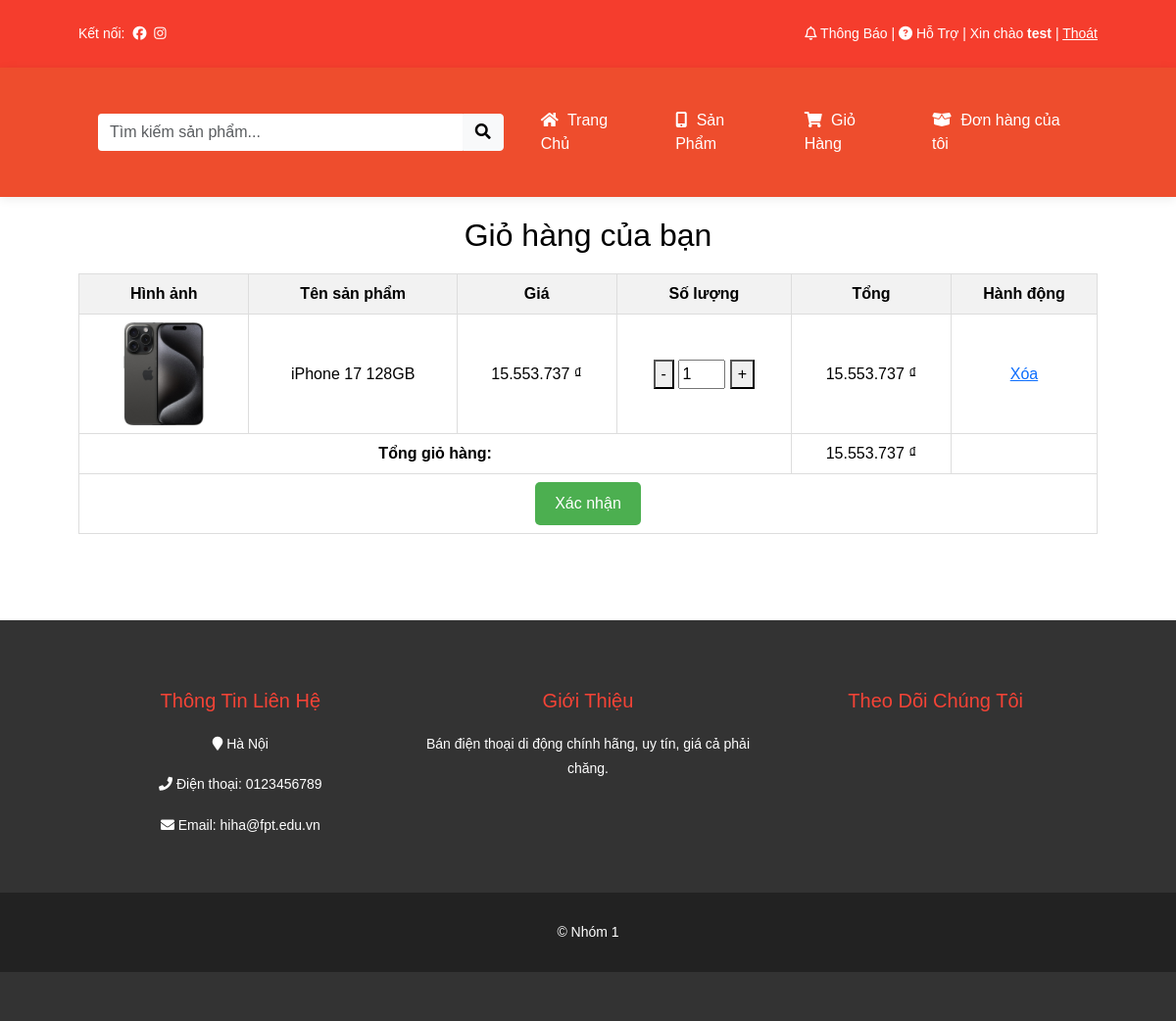
Before: /index.php?act=giohang&error=payment_failed (signed in) with the older database file.
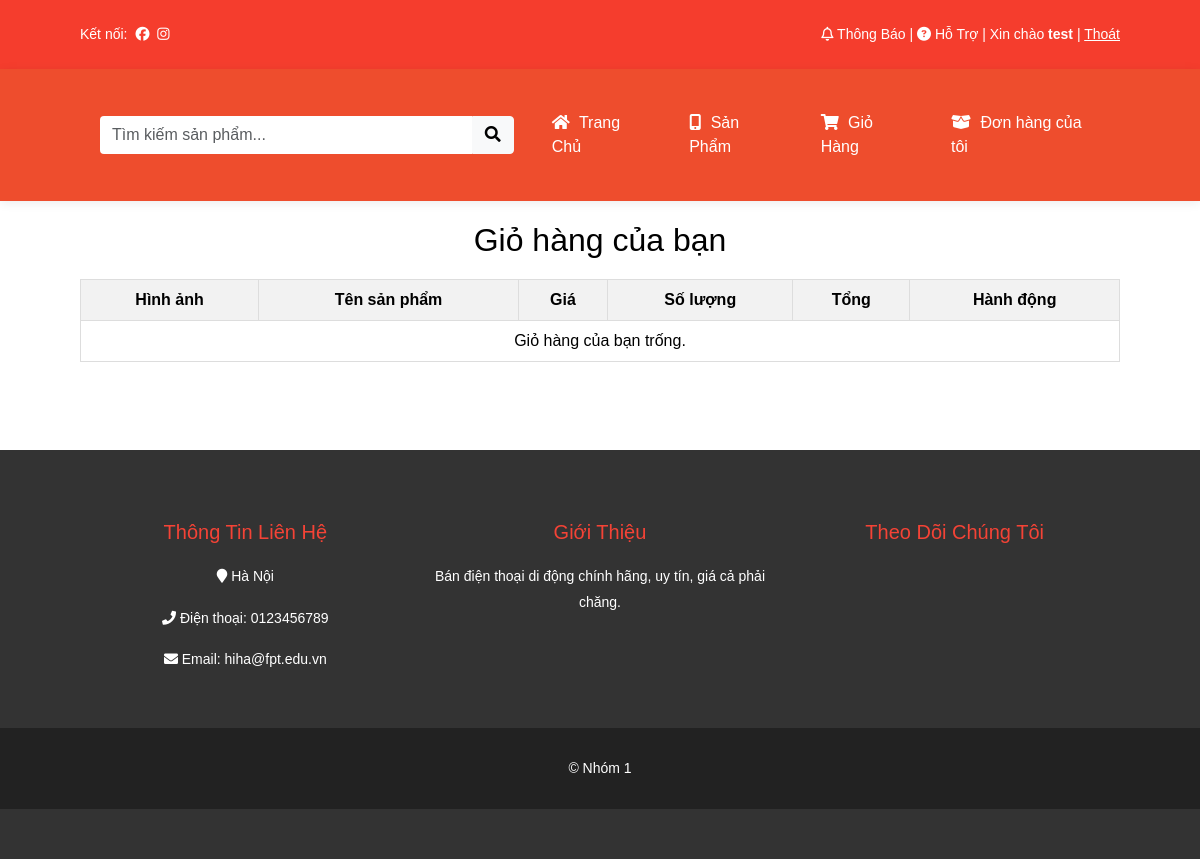
After: the same page with the newer database file.
### tables this page shows
CREATE TABLE `cart` (
  `id` int NOT NULL,
  `iduser` int NOT NULL,
  `idpro` int DEFAULT NULL,
  `img` varchar(255) NOT NULL,
  `name` varchar(255) NOT NULL,
  `price` varchar(255) NOT NULL,
  `soluong` int NOT NULL,
  `thanhtien` int NOT NULL,
  `idbill` int NOT NULL
);

### model/pdo.php (called while the page is built, shortened)
<?php
function pdo_get_connection(){
    $dburl = "mysql:host=localhost;dbname=phone-ecommerce;charset=utf8";
    $username = 'root';
    $password = '';
    $conn = new PDO($dburl, $username, $password);
    $conn->setAttribute(PDO::ATTR_ERRMODE, PDO::ERRMODE_EXCEPTION);
    return $conn;
}
function pdo_query($sql){
    $sql_args = array_slice(func_get_args(), 1);
    try{
        $conn = pdo_get_connection();
        $stmt = $conn->prepare($sql);
        $stmt->execute($sql_args);
        $rows = $stmt->fetchAll();
        return $rows;
    }
    catch(PDOException $e){
        throw $e;
    }
    finally{
        unset($conn);
    }
}

### model/cart.php (called while the page is built, shortened)
<?php
function load_cart_by_user($iduser) {
    $sql = "SELECT * FROM cart WHERE iduser = $iduser AND idbill = 0";
    return pdo_query($sql);
}
?>

### trangsp/giohang.php (the view, shortened to what this page needs)
<?php
$gioHang = load_cart_by_user($_SESSION['user']['id']);
$tongCong = 0;
function formatCurrency($amount) {
    return number_format($amount, 0, '.', '.') . " ₫";
}
?>
<!DOCTYPE html>
<html lang="en">
<head>
    <link rel="stylesheet" href="https://cdnjs.cloudflare.com/ajax/libs/font-awesome/5.15.3/css/all.min.css">
    <link rel="stylesheet" href="trangsp/sp.css">
    <link rel="stylesheet" href="trangsp/cart.css">
</head>
<body>
    <div class="container">
        <h2>Giỏ hàng của bạn</h2>
        <table class="cart-table">
            <tr>
                <th>Hình ảnh</th>
                <th>Tên sản phẩm</th>
                <th>Giá</th>
                <th>Số lượng</th>
                <th>Tổng</th>
                <th>Hành động</th>
            </tr>
            <?php
            if ($gioHang) {
                foreach ($gioHang as $sp) {
                    $price = $sp['price'];
                    $soluong = $sp['soluong'];
                    $total = $price * $soluong;
                    $tongCong += $total;
                    echo "<tr>
                        <td><img src='view/images/{$sp['img']}' width='100' alt='{$sp['name']}'></td>
                        <td>{$sp['name']}</td>
                        <td class='cart-price'>" . formatCurrency($price) . "</td>
                        <td>
                            <form action='index.php?act=updatecart' method='post'>
                                <input type='hidden' name='id' value='{$sp['id']}'>
                                <button type='submit' name='action' value='decrease'>-</button>
                                <input type='text' name='soluong' value='$soluong' size='2' readonly>
                                <button type='submit' name='action' value='increase'>+</button>
                            </form>
                        </td>
                        <td class='cart-total'>" . formatCurrency($total) . "</td>
                        <td><a href='index.php?act=removefromcart&id={$sp['id']}'>Xóa</a></td>
                    </tr>";
                }
                echo "<tr>
                    <td colspan='4'><strong>Tổng giỏ hàng:</strong></td>
                    <td class='cart-total'>" . formatCurrency($tongCong) . "</td>
                    <td></td>
                </tr>";
                echo "<tr>
                    <td colspan='6' class='text-right'>
                        <a href='index.php?act=bill&total=" . $tongCong . "' class='button-color'>Xác nhận</a>
                    </td>
                </tr>";
            } else {
                echo "<tr><td colspan='6'>Giỏ hàng của bạn trống.</td></tr>";
            }
            ?>
        </table>
    </div>
</body>
</html>

Changed rows visible on the page:
removed cart: img (picture), name "iPhone 17 128GB", price "15.553.737 ₫", soluong "1", formatCurrency($total) "15.553.737 ₫"
Other visible differences:
formatCurrency($tongCong): "15.553.737 ₫" → (not shown)
text no longer shown: "Tổng giỏ hàng: Xác nhận"
text now shown: "Giỏ hàng của bạn trống."
